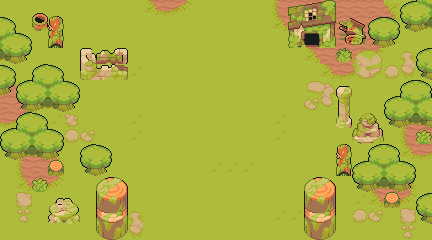

Below is a game level as drawn by its tile map, then a one-line description and the .tmx that defines it (tile-layer data replaced by summaries):
An orthogonal 27x15 tile map with 16x16 px tiles, 3 tile layers (background, obstacle, fore1), 4 tilesets and 3 objects (portal_trigger, Player).

<map version="1.10" tiledversion="1.12.2" orientation="orthogonal" renderorder="right-down" width="27" height="15" tilewidth="16" tileheight="16" infinite="0" nextlayerid="7" nextobjectid="5">
 <tileset firstgid="1" source="TilesetFloor.tsx" />
 <tileset firstgid="573" source="TilesetVillageAbandoned.tsx" />
 <tileset firstgid="813" source="object1.tsx" />
 <tileset firstgid="820" source="objects.tsx" />
 <layer id="1" name="background" width="27" height="15">
  <data>[405 cells, 405 non-empty, 11 distinct tile ids]</data>
 </layer>
 <layer id="2" name="obstacle" width="27" height="15">
  <data>[405 cells, 112 non-empty, 61 distinct tile ids]</data>
 </layer>
 <objectgroup id="5" name="trigger">
  <object id="1" name="portal_trigger" x="64" y="0" width="218.5" height="15">
   <properties>
    <property name="targetMap" value="JUNGLEMAP2" />
    <property name="targetX" type="float" value="160" />
    <property name="targetY" type="float" value="208.731665229" />
   </properties>
  </object>
  <object id="2" x="167.5" y="37">
   <point />
  </object>
 </objectgroup>
 <objectgroup id="4" name="objects">
  <object id="4" name="Player" gid="821" x="151.5" y="53.5" width="32" height="32">
   <properties>
    <property name="camFollow" type="bool" value="true" />
    <property name="controller" type="bool" value="true" />
   </properties>
  </object>
 </objectgroup>
 <layer id="6" name="fore1" width="27" height="15">
  <data>[405 cells, 37 non-empty, 16 distinct tile ids]</data>
 </layer>
</map>
